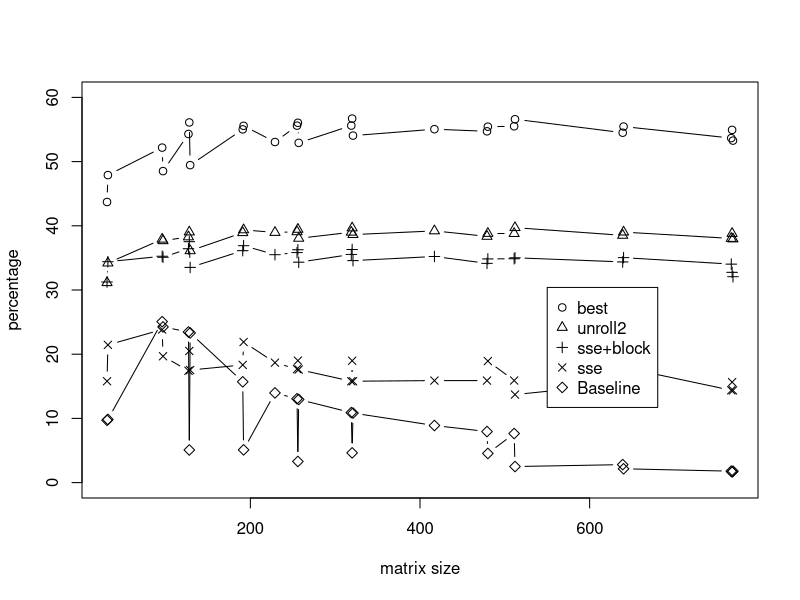
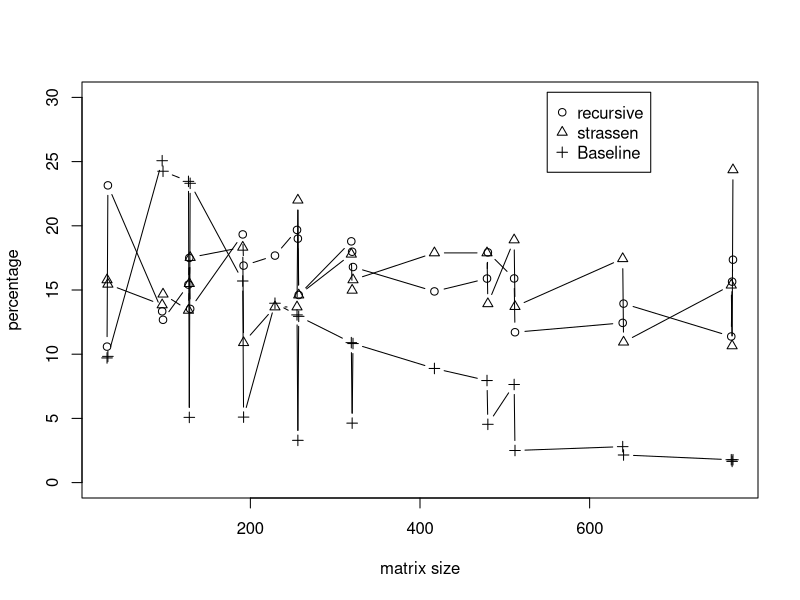

These figures' R source, in order:
###########################cs267_1#####################################3

y1 = c(43.71,
       47.90,
       52.18,
       48.52,
       54.30,
       56.10,
       49.45,
       55.02,
       55.58,
       53.05,
       55.60,
       56.05,
       52.92,
       55.61,
       56.70,
       54.05,
       55.05,
       54.72,
       55.44,
       55.50,
       56.60,
       54.50,
       55.46,
       53.66,
       54.94,
       53.27)

y2 = c( 31.14,
        34.20,
        37.91,
        37.67,
        38.27,
        39.03,
        36.11,
        38.93,
        39.37,
        38.96,
        39.07,
        39.45,
        38.05,
        39.00,
        39.66,
        38.63,
        39.21,
        38.35,
        38.81,
        38.79,
        39.71,
        38.51,
        39.02,
        38.03,
        38.80,
        37.95)

y3 = c(31.25,
       34.41,
       35.26,
       35.10,
       36.43,
       37.53,
       33.52,
       36.13,
       36.90,
       35.5,
       35.83,
       36.27,
       34.33,
       35.54,
       36.31,
       34.58,
       35.22,
       34.15,
       34.84,
       34.87,
       35.02,
       34.37,
       35.04,
       34.03,
       32.75,
       32.07)

y4 = c( 15.79,
        21.45,
        23.84,
        19.68,
        17.42,
        20.50,
        17.53,
        18.33,
        21.90,
        18.68,
        17.68,
        19.00,
        17.61,
        15.79,
        18.98,
        15.79,
        15.89,
        15.89,
        18.93,
        15.90,
        13.71,
        15.44,
        17.94,
        14.38,
        15.65,
        14.36)

y5 = c( 9.71,
        9.83,
        25.07,
        24.25,
        23.46,
        5.08,
        23.31,
        15.70,
        5.10,
        13.97,
        13.06,
        3.29,
        12.95,
        10.90,
        4.63,
        10.83,
        8.89,
        7.95,
        4.54,
        7.64,
        2.50,
        2.80,
        2.15,
        1.78,
        1.65,
        1.78)

x = c(31, 32, 96, 97, 127, 128, 129, 191, 192, 229, 255, 256, 257,
      319, 320, 321, 417, 479, 480, 511, 512, 639, 640, 767, 768, 769 )

y6 = c( 10.59,
        23.15,
        13.34,
        12.68,
        15.42,
        17.50,
        13.53,
        19.33,
        16.90,
        17.68,
        19.68,
        19.00,
        14.61,
        18.79,
        17.98,
        16.79,
        14.89,
        15.89,
        17.93,
        15.90,
        11.71,
        12.44,
        13.94,
        11.38,
        15.65,
        17.36)
y7 = c( 15.79,
        15.45,
        13.84,
        14.68,
        13.42,
        15.50,
        17.53,
        18.33,
        10.90,
        13.68,
        13.68,
        22.00,
        14.61,
        17.79,
        14.98,
        15.79,
        17.89,
        17.89,
        13.93,
        18.90,
        13.71,
        17.44,
        10.94,
        15.38,
        10.65,
        24.36)
# here y1 = best, y2 = unroll2, y3 = see+blcok, y4=see, y5= navie, y6= recursive, y7 = stranssen

# draw the 1st graph
plot(x, y1, type ="b", pch = 1, ylim = c(0,60), xlab = "matrix size", ylab = "percentage" )

lines(x, y2, pch = 2, type = "b")
lines(x, y3, pch = 3, type = "b")
lines(x, y4, pch = 4, type = "b")
lines(x, y5, pch = 5, type = "b")

pch = c(1,2,3,4)


legend(550, 30.4, # places a legend at the appropriate place 
       c("best","unroll2", "sse+block", "sse", "Baseline"), # puts text in the legend 
       
       #lty=c(1,1,1,1), # gives the legend appropriate symbols (lines)
       
       pch = 1:5 )

#######################################################################
#draw second fig
plot(x, y6, type ="b", pch = 1, ylim = c(0,30), xlab = "matrix size", ylab = "percentage" )

lines(x, y7, pch = 2, type = "b")
lines(x, y5, pch = 3, type = "b")
pch = c(1,2,3,4)


legend(550, 30.4, # places a legend at the appropriate place 
       c("recursive","strassen",  "Baseline"), # puts text in the legend 
       
       #lty=c(1,1,1,1), # gives the legend appropriate symbols (lines)
       
       pch = 1:3 )